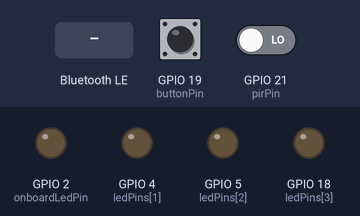
Simulated run of this sketch. Board: ESP32. Parts: output pins drawn as LEDs (lit = HIGH). Dashed ring = blinking. The inputs (shaded band) are chosen by the test bench; at power-on: GPIO 19 (buttonPin) HIGH, GPIO 21 (pirPin) LOW. Nothing arrives over Bluetooth unless stated; a phone connects over Bluetooth LE 3 s after start; what the sketch prints to the serial monitor is not drawn.

Above: at 1.2 s.
1.3 s: GPIO 19 (buttonPin) pulled LOW for 1 s
At 1.6 s:
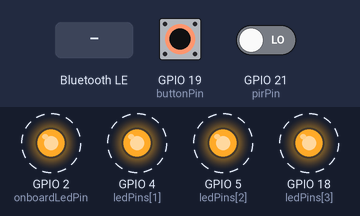
3.8 s: Bluetooth LE write "1" received
At 4.5 s:
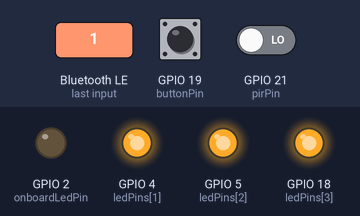
5.3 s: Bluetooth LE write "2" received
At 5.6 s:
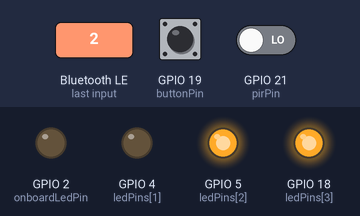
6.8 s: Bluetooth LE write "3" received
At 8.0 s:
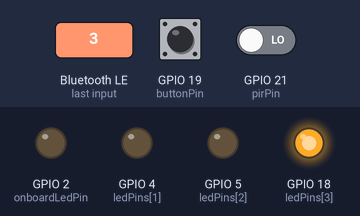
8.3 s: Bluetooth LE write "1" received
At 9.1 s:
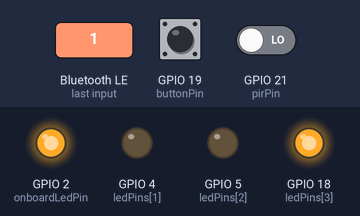
9.8 s: Bluetooth LE write "4" received
At 10.2 s:
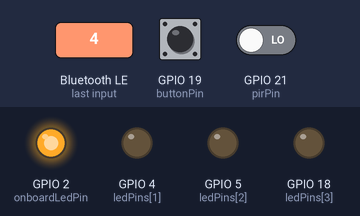
Timing chart, 0 to 12.3 s (numbered marks = the images above; inputs shaded):
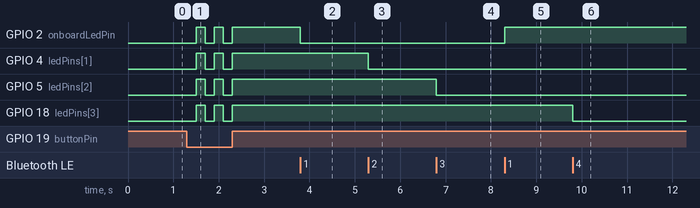

The sketch:

Lalisa_ESP32_Control.ino
```cpp
/*
  Lalisa Home Control - ESP32 Code
  Dibuat untuk PT. Farika Riau Perkasa
  Versi: 2.0 (Active HIGH Logic)

  Logika:
  - Menggunakan Bluetooth Low Energy (BLE) untuk berkomunikasi dengan aplikasi web.
  - ACTIVE HIGH: Mengirim sinyal HIGH untuk menyalakan LED.
  - Pin diatur ke LOW saat startup untuk memastikan semua LED mati.
  - Mendukung kontrol via tombol fisik dan sensor gerak.
*/

#include <BLEDevice.h>
#include <BLEUtils.h>
#include <BLEServer.h>

// --- Konfigurasi Pin ---
const int ledPins[] = {2, 4, 5, 18}; // Pin untuk LED: Ruang Tamu, Kamar Mandi, Dapur, Teras
const int numLeds = 4;
const int pirPin = 21;      // Sensor Gerak (PIR)
const int buttonPin = 19;   // Push Button
const int onboardLedPin = 2; // LED biru bawaan ESP32

// UUID untuk Service dan Characteristic Bluetooth
#define SERVICE_UUID        "4fafc201-1fb5-459e-8fcc-c5c9c331914b"
#define CHARACTERISTIC_UUID "beb5483e-36e1-4688-b7f5-ea07361b26a8"

// --- Variabel Global ---
bool deviceConnected = false;
bool oldDeviceConnected = false;
unsigned long pirTimer = 0;
const long pirInterval = 30000; // 30 detik

// Status lampu (true = nyala, false = mati)
bool lightStates[numLeds] = {false, false, false, false};

// Deklarasi fungsi
void toggleLight(int ledIndex);

// Callback class saat ada koneksi atau data masuk via Bluetooth
class MyServerCallbacks: public BLEServerCallbacks {
  void onConnect(BLEServer* pServer) {
    deviceConnected = true;
    digitalWrite(onboardLedPin, HIGH); // Nyalakan LED biru saat terhubung
  }

  void onDisconnect(BLEServer* pServer) {
    deviceConnected = false;
    digitalWrite(onboardLedPin, LOW); // Matikan LED biru saat koneksi putus
  }
};

class MyCallbacks: public BLECharacteristicCallbacks {
    void onWrite(BLECharacteristic *pCharacteristic) {
      // Ambil data yang dikirim dari aplikasi web
      std::string value_str = pCharacteristic->getValue();

      if (value_str.length() > 0) {
        // Ambil karakter pertama sebagai perintah
        char command = value_str[0];

        // Logika untuk menyalakan/mematikan lampu berdasarkan perintah
        switch(command) {
          case '1': toggleLight(0); break; // Ruang Tamu
          case '2': toggleLight(1); break; // Kamar Mandi
          case '3': toggleLight(2); break; // Dapur
          case '4': toggleLight(3); break; // Teras
        }
      }
    }
};

void setup() {
  Serial.begin(115200);

  // Inisialisasi semua pin LED sebagai OUTPUT
  // dan pastikan semua LED mati saat startup (logika Active HIGH)
  for (int i = 0; i < numLeds; i++) {
    pinMode(ledPins[i], OUTPUT);
    digitalWrite(ledPins[i], LOW); // LOW = LED mati
  }

  // Inisialisasi pin lainnya
  pinMode(onboardLedPin, OUTPUT);
  pinMode(pirPin, INPUT);
  pinMode(buttonPin, INPUT_PULLUP);

  digitalWrite(onboardLedPin, LOW); // Pastikan LED biru mati di awal

  // Inisialisasi Bluetooth
  BLEDevice::init("Lisa Home Control ESP32");
  BLEServer *pServer = BLEDevice::createServer();
  pServer->setCallbacks(new MyServerCallbacks());

  BLEService *pService = pServer->createService(SERVICE_UUID);
  BLECharacteristic *pCharacteristic = pService->createCharacteristic(
                                         CHARACTERISTIC_UUID,
                                         BLECharacteristic::PROPERTY_READ |
                                         BLECharacteristic::PROPERTY_WRITE
                                       );
  pCharacteristic->setCallbacks(new MyCallbacks());
  pService->start();

  // Mulai advertising (agar bisa ditemukan oleh aplikasi)
  BLEAdvertising *pAdvertising = BLEDevice::getAdvertising();
  pAdvertising->addServiceUUID(SERVICE_UUID);
  pAdvertising->setScanResponse(true);
  pAdvertising->setMinPreferred(0x06);
  pAdvertising->setMinPreferred(0x12);
  BLEDevice::startAdvertising();

  Serial.println("Server BLE siap. Menunggu koneksi...");
}

void loop() {
  // Logika untuk sensor gerak (menyalakan lampu teras)
  if (digitalRead(pirPin) == HIGH) {
    if (!lightStates[3]) { // Jika lampu teras mati
      lightStates[3] = true;
      digitalWrite(ledPins[3], HIGH);
    }
    pirTimer = millis(); // Reset timer setiap ada gerakan
  }

  // Matikan lampu teras jika tidak ada gerakan selama interval waktu
  if (lightStates[3] && (millis() - pirTimer > pirInterval)) {
    lightStates[3] = false;
    digitalWrite(ledPins[3], LOW);
  }

  // Logika untuk tombol fisik (menyalakan/mematikan semua lampu)
  if (digitalRead(buttonPin) == LOW) {
    delay(200); // Debounce
    bool allOn = true;
    for (int i = 0; i < numLeds; i++) {
      if (!lightStates[i]) {
        allOn = false;
        break;
      }
    }
    for (int i = 0; i < numLeds; i++) {
      lightStates[i] = !allOn;
      digitalWrite(ledPins[i], lightStates[i] ? HIGH : LOW);
    }
  }

  // Logika untuk menangani koneksi yang terputus
  if (!deviceConnected && oldDeviceConnected) {
    delay(500); // Beri waktu untuk proses disconnect
    BLEDevice::startAdvertising(); // Mulai advertising lagi
    Serial.println("Mulai advertising lagi");
    oldDeviceConnected = deviceConnected;
  }

  if (deviceConnected && !oldDeviceConnected) {
    oldDeviceConnected = deviceConnected;
  }
}

// Fungsi untuk mengubah status satu lampu
void toggleLight(int ledIndex) {
  if (ledIndex >= 0 && ledIndex < numLeds) {
    lightStates[ledIndex] = !lightStates[ledIndex];
    digitalWrite(ledPins[ledIndex], lightStates[ledIndex] ? HIGH : LOW);
  }
}
```

Measured:
- after the input at 1.3 s, GPIO 4 (ledPins[1]), GPIO 5 (ledPins[2]), GPIO 18 (ledPins[3]): alternates HIGH for 0.20 s and LOW for 0.20 s, 5 changes in all, then stays HIGH, starting after 0.20 s
- after the input at 3.8 s, GPIO 2 (onboardLedPin): HIGH → LOW at once
- after the input at 5.3 s, GPIO 4 (ledPins[1]): HIGH → LOW at once
- after the input at 6.8 s, GPIO 5 (ledPins[2]): HIGH → LOW at once
- after the input at 8.3 s, GPIO 2 (onboardLedPin): LOW → HIGH at once
- after the input at 9.8 s, GPIO 18 (ledPins[3]): HIGH → LOW at once
- by itself, GPIO 2 (onboardLedPin): alternates HIGH for 0.20 s and LOW for 0.20 s, 5 changes in all, then stays HIGH
